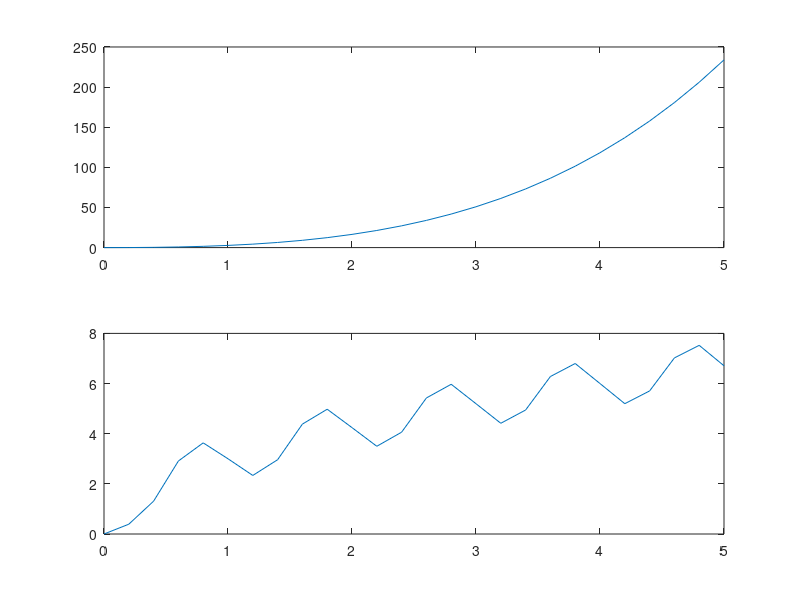

This chart was generated by the following MATLAB code:
x = 0:0.2:5
f = (x.^2) .* exp(x.^0.5)
g = 3 * x.^0.5 + sin(8 * pi *x)
figure
subplot(2,1,1)
plot(x,f)
subplot(2,1,2)
plot(x,g)